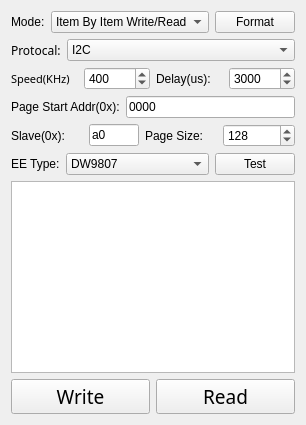
      <widget class="QWidget" name="tab_2">
       <attribute name="title">
        <string>Batch I2C</string>
       </attribute>
       <layout class="QVBoxLayout" name="verticalLayout_5">
        <item>
         <layout class="QHBoxLayout" name="horizontalLayout_20">
          <item>
           <widget class="QLabel" name="label">
            <property name="text">
             <string>Mode:</string>
            </property>
           </widget>
          </item>
          <item>
           <widget class="QComboBox" name="batchIICModecomboBox">
            <property name="sizePolicy">
             <sizepolicy hsizetype="Expanding" vsizetype="Fixed">
              <horstretch>0</horstretch>
              <verstretch>0</verstretch>
             </sizepolicy>
            </property>
            <item>
             <property name="text">
              <string>Item By Item Write/Read</string>
             </property>
            </item>
            <item>
             <property name="text">
              <string>Batch Write/Read</string>
             </property>
            </item>
            <item>
             <property name="text">
              <string>Page Write/Read</string>
             </property>
            </item>
           </widget>
          </item>
          <item>
           <widget class="QPushButton" name="batchFormatpushButton">
            <property name="text">
             <string>Format</string>
            </property>
           </widget>
          </item>
         </layout>
        </item>
        <item>
         <layout class="QHBoxLayout" name="horizontalLayout_21">
          <item>
           <widget class="QLabel" name="communicatetypelabel_2">
            <property name="sizePolicy">
             <sizepolicy hsizetype="Preferred" vsizetype="Preferred">
              <horstretch>0</horstretch>
              <verstretch>0</verstretch>
             </sizepolicy>
            </property>
            <property name="maximumSize">
             <size>
              <width>95</width>
              <height>16777215</height>
             </size>
            </property>
            <property name="font">
             <font>
              <family>Microsoft Tai Le</family>
             </font>
            </property>
            <property name="text">
             <string>Protocal:</string>
            </property>
           </widget>
          </item>
          <item>
           <widget class="QComboBox" name="batchProtocalcomboBox">
            <property name="sizePolicy">
             <sizepolicy hsizetype="Expanding" vsizetype="Preferred">
              <horstretch>0</horstretch>
              <verstretch>0</verstretch>
             </sizepolicy>
            </property>
            <property name="currentIndex">
             <number>0</number>
            </property>
            <item>
             <property name="text">
              <string notr="true">I2C</string>
             </property>
            </item>
            <item>
             <property name="text">
              <string notr="true">SPI</string>
             </property>
            </item>
           </widget>
          </item>
         </layout>
        </item>
        <item>
         <layout class="QHBoxLayout" name="horizontalLayout_22">
          <item>
           <widget class="QLabel" name="label_16">
            <property name="sizePolicy">
             <sizepolicy hsizetype="Ignored" vsizetype="Preferred">
              <horstretch>0</horstretch>
              <verstretch>0</verstretch>
             </sizepolicy>
            </property>
            <property name="maximumSize">
             <size>
              <width>95</width>
              <height>16777215</height>
             </size>
            </property>
            <property name="font">
             <font>
              <family>Microsoft Tai Le</family>
              <pointsize>8</pointsize>
             </font>
            </property>
            <property name="text">
             <string>Speed(KHz)</string>
            </property>
           </widget>
          </item>
          <item>
           <widget class="QSpinBox" name="batchSpeedspinBox">
            <property name="minimum">
             <number>10</number>
            </property>
            <property name="maximum">
             <number>2048</number>
            </property>
            <property name="value">
             <number>400</number>
            </property>
           </widget>
          </item>
          <item>
           <widget class="QLabel" name="label_17">
            <property name="font">
             <font>
              <pointsize>9</pointsize>
             </font>
            </property>
            <property name="text">
             <string>Delay(us):</string>
            </property>
           </widget>
          </item>
          <item>
           <widget class="QSpinBox" name="batchDelayspinBox">
            <property name="minimum">
             <number>10</number>
            </property>
            <property name="maximum">
             <number>30000</number>
            </property>
            <property name="value">
             <number>3000</number>
            </property>
           </widget>
          </item>
         </layout>
        </item>
        <item>
         <layout class="QHBoxLayout" name="horizontalLayout_23">
          <item>
           <widget class="QLabel" name="pageStartAddrlabel">
            <property name="font">
             <font>
              <pointsize>9</pointsize>
             </font>
            </property>
            <property name="text">
             <string>Page Start Addr(0x):</string>
            </property>
           </widget>
          </item>
          <item>
           <widget class="QLineEdit" name="pageStartAddrlineEdit">
            <property name="text">
             <string>0000</string>
            </property>
           </widget>
          </item>
         </layout>
        </item>
        <item>
         <layout class="QHBoxLayout" name="horizontalLayout_24">
          <item>
           <widget class="QLabel" name="pageSlavelabel">
            <property name="text">
             <string>Slave(0x):</string>
            </property>
           </widget>
          </item>
          <item>
           <widget class="QLineEdit" name="batchSlavelineEdit">
            <property name="maximumSize">
             <size>
              <width>50</width>
              <height>16777215</height>
             </size>
            </property>
            <property name="text">
             <string>a0</string>
            </property>
           </widget>
          </item>
          <item>
           <widget class="QLabel" name="pageSizelabel">
            <property name="font">
             <font>
              <pointsize>9</pointsize>
             </font>
            </property>
            <property name="text">
             <string>Page Size:</string>
            </property>
           </widget>
          </item>
          <item>
           <widget class="QSpinBox" name="pageSizespinBox">
            <property name="minimum">
             <number>32</number>
            </property>
            <property name="maximum">
             <number>512</number>
            </property>
            <property name="value">
             <number>128</number>
            </property>
           </widget>
          </item>
         </layout>
        </item>
        <item>
         <layout class="QHBoxLayout" name="horizontalLayout_25">
          <item>
           <widget class="QLabel" name="batchEETypelabel">
            <property name="font">
             <font>
              <pointsize>9</pointsize>
             </font>
            </property>
            <property name="text">
             <string>EE Type:</string>
            </property>
           </widget>
          </item>
          <item>
           <widget class="QComboBox" name="batchEETypecomboBox">
            <property name="sizePolicy">
             <sizepolicy hsizetype="Expanding" vsizetype="Fixed">
              <horstretch>0</horstretch>
              <verstretch>0</verstretch>
             </sizepolicy>
            </property>
            <item>
             <property name="text">
              <string notr="true">DW9807</string>
             </property>
            </item>
           </widget>
          </item>
          <item>
           <widget class="QPushButton" name="batchTestpushButton">
            <property name="text">
             <string>Test</string>
            </property>
           </widget>
          </item>
         </layout>
        </item>
        <item>
         <widget class="QPlainTextEdit" name="plainTextEdit">
          <property name="sizePolicy">
           <sizepolicy hsizetype="Ignored" vsizetype="Expanding">
            <horstretch>0</horstretch>
            <verstretch>0</verstretch>
           </sizepolicy>
          </property>
          <property name="font">
           <font>
            <family>Arial</family>
            <pointsize>10</pointsize>
            <weight>50</weight>
            <bold>false</bold>
           </font>
          </property>
          <property name="lineWrapMode">
           <enum>QPlainTextEdit::NoWrap</enum>
          </property>
         </widget>
        </item>
        <item>
         <layout class="QHBoxLayout" name="horizontalLayout_9">
          <item>
           <widget class="QPushButton" name="i2cbatchpushButton">
            <property name="sizePolicy">
             <sizepolicy hsizetype="Ignored" vsizetype="Preferred">
              <horstretch>0</horstretch>
              <verstretch>0</verstretch>
             </sizepolicy>
            </property>
            <property name="font">
             <font>
              <family>Microsoft Tai Le</family>
              <pointsize>14</pointsize>
             </font>
            </property>
            <property name="text">
             <string>Write</string>
            </property>
           </widget>
          </item>
          <item>
           <widget class="QPushButton" name="i2cbatchRead_pushButton">
            <property name="sizePolicy">
             <sizepolicy hsizetype="Ignored" vsizetype="Preferred">
              <horstretch>0</horstretch>
              <verstretch>0</verstretch>
             </sizepolicy>
            </property>
            <property name="font">
             <font>
              <family>Microsoft Tai Le</family>
              <pointsize>14</pointsize>
             </font>
            </property>
            <property name="text">
             <string>Read</string>
            </property>
           </widget>
          </item>
         </layout>
        </item>
       </layout>
      </widget>
